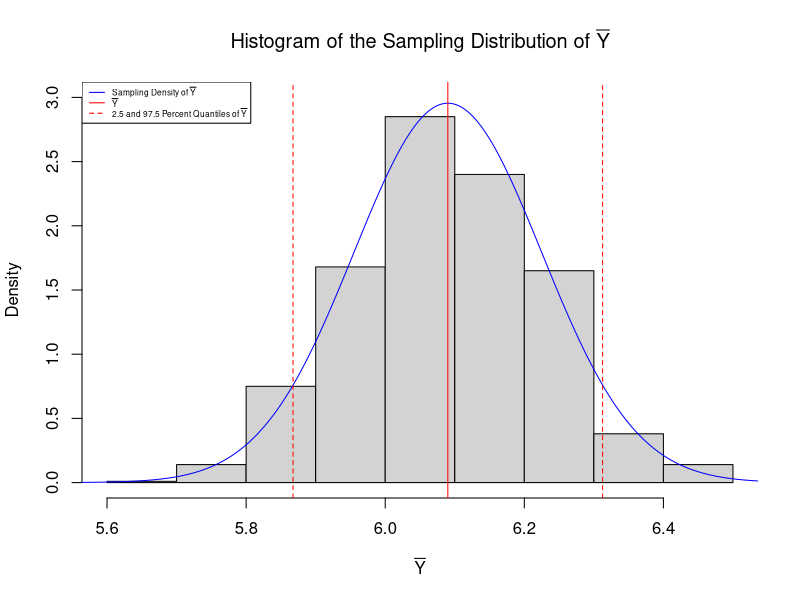
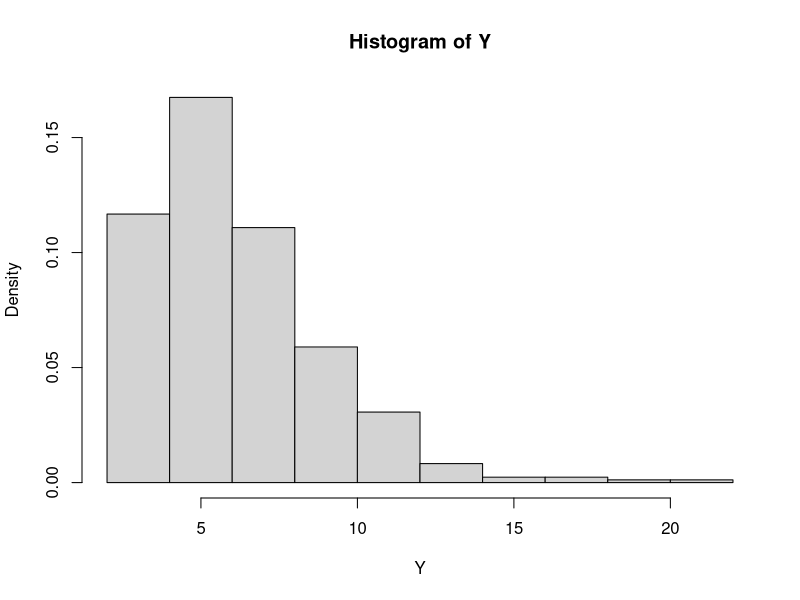

Here is the R script that generated these plots, in order:
## ---- chunk 1
n <- 424
y.bar <- 6.09
s <- 2.78

alpha <- 0.1


int <- y.bar + qt(c(alpha/2, 1 - alpha/2), 
                   df = n - 1)*s/sqrt(n)
## ---- chunk 2
sims <- rnorm(1000, mean = y.bar, sd = s/sqrt(n))
hist(sims, freq = FALSE,
     xlab = expression(bar(Y)),
     main = expression(paste("Histogram of the Sampling Distribution of ", 
                             bar(Y), sep = "")),
     ylim = c(0, 3))
vals <- seq(5, 7, length.out = 500)
lines(vals, dnorm(vals, mean = y.bar, sd = s/sqrt(n)),
      col = "blue")
abline(v = y.bar, col = "red")
abline(v = int, col = "red", lty = 2)
legend("topleft",
       col = c("blue", "red", "red"),
       lty = c(1, 1, 2),
       legend = c(expression(paste("Sampling Density of ", 
                                   bar(Y), sep = "")), 
                  expression(bar(Y)), 
                  expression(paste("2.5 and 97.5 Percent Quantiles of ", 
                                   bar(Y), sep = ""))),
       cex = 0.5, bg = "white")
## ---- chunk 3
alpha <- 0.03

n <- 84
y.bar <- 5.08
s <- 9.51

t.star <- (y.bar - 5)/(s/sqrt(n))
int <- qt(alpha, 
          df = n - 1)
pval <- pt(t.star, df = n - 1)
## ---- chunk 4
alpha <- 0.15

n <- 13
y.bar <- -6.81
s <- 1.55

t.star <- (y.bar - 10)/(s/sqrt(n))
int <- qt(c(alpha/2, 1 - alpha/2), 
          df = n - 1)
pval <- 2*pt(abs(t.star), df = n - 1, lower.tail = FALSE)
## ---- chunk 5
n1 <- 49
y.bar <- 1.1
yiybarsq <- 94.04
n2 <- 34
z.bar <- 3.37
zizbarsq <- 22.78

alpha <- 0.05

ssq <- (yiybarsq + zizbarsq)/(n1 + n2 - 2)

int <- y.bar - z.bar + qt(c(alpha/2, 1 - alpha/2), 
                   df = n1 + n2 - 2)*sqrt(ssq/n1 + ssq/n2)
## ---- chunk 6
alpha <- 0.01

t.star <- (y.bar - z.bar)/(sqrt(ssq/n1 + ssq/n2))
int <- qt(c(alpha/2, 1 - alpha/2), 
          df = n1 + n2 - 2)
pval <- 2*pt(abs(t.star), df = n1 + n2 - 2, lower.tail = FALSE)
## ---- chunk 7
n <- 424
y.bar <- 6.09
s <- 2.78

alpha <- 0.15

int <- (n - 1)*s^2/qchisq(c(1 - alpha/2, alpha/2), n - 1)
## ---- chunk 8
set.seed(1)
n <- 424; mean <- 6.09; sd <- 2.78
y <- rgamma(n, shape = 2, rate = 1/4)
y <- (y - mean(y))/sd(y)
y <- sd*y + mean
hist(y, xlab = "Y", freq = FALSE, main = "Histogram of Y")
## ---- chunk 9
n1 <- 49
y.bar <- 1.1
yiybarsq <- 94.04
n2 <- 34
z.bar <- 3.37
zizbarsq <- 22.78

alpha <- 0.01

ssq1 <- (yiybarsq)/(n1 - 1)
ssq2 <- (zizbarsq)/(n2 - 1)

int <- ssq1/(ssq2)/qf(c(1 - alpha/2, alpha/2), n1 - 1, n2 - 1)
## ---- chunk 10
alpha <- 0.2
t.star <- ssq1/(ssq2)
int <- qf(c(alpha/2, 1 - alpha/2), n1 - 1, n2 - 1)
